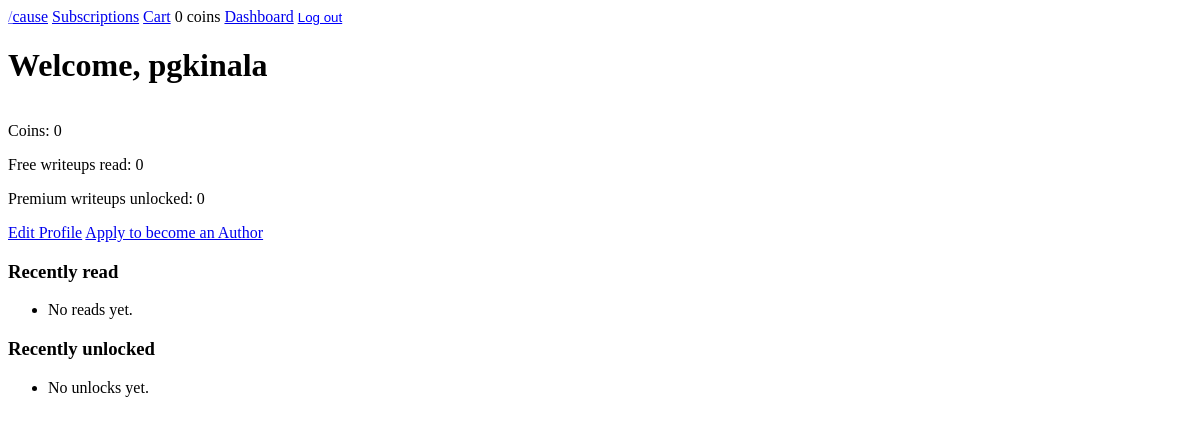
/accounts/dashboard/ (signed in), run on an earlier commit of the app's database.
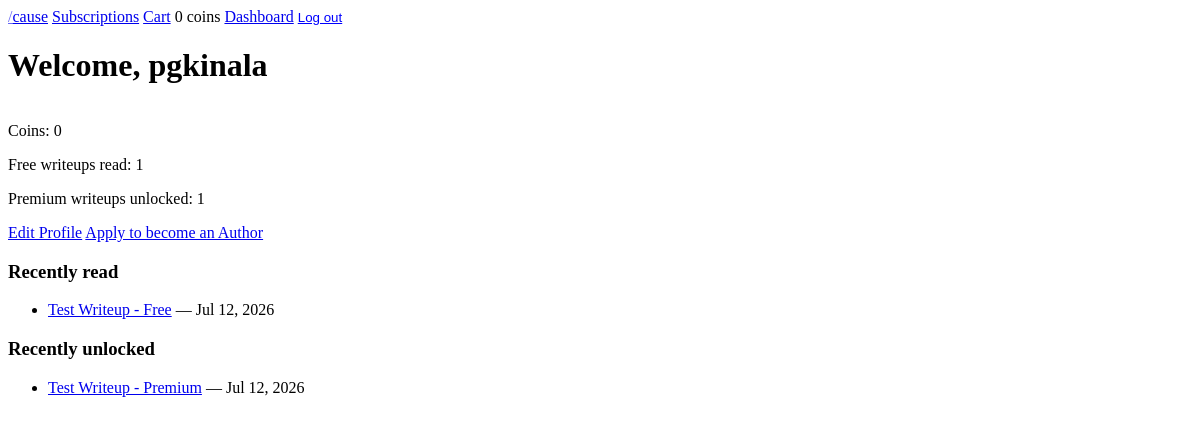
And on a later commit of the database.
### content/models.py (models this page shows, shortened)
class ReadLog(models.Model):
    user = models.ForeignKey(User, on_delete=models.CASCADE)
    writeup = models.ForeignKey(WriteUp, on_delete=models.CASCADE)
    timestamp = models.DateTimeField(auto_now_add=True)
    class Meta:
        unique_together = ('user', 'writeup')

class WriteUp(models.Model):
    title = models.CharField(max_length=200)
    body = models.TextField()
    category = models.ForeignKey(Category, on_delete=models.SET_NULL, null=True)
    author = models.ForeignKey(User, on_delete=models.CASCADE, related_name='writeups')
    is_premium = models.BooleanField(default=False)
    coin_cost = models.IntegerField(default=0)
    created_at = models.DateTimeField(auto_now_add=True)
    class Meta:
        verbose_name_plural = 'WriteUps'

class Unlock(models.Model):
    user = models.ForeignKey(User, on_delete=models.CASCADE)
    writeup = models.ForeignKey(WriteUp, on_delete=models.CASCADE)
    timestamp = models.DateTimeField(auto_now_add=True)
    class Meta:
        unique_together = ('user', 'writeup')

### accounts/views.py (the view)
# urls.py: path('dashboard/', views.dashboard, name='dashboard'),
@login_required
def dashboard(request):
    profile = request.user.profile
    recent_reads = ReadLog.objects.filter(user=request.user).select_related('writeup').order_by('-timestamp')[:5]
    recent_unlocks = Unlock.objects.filter(user=request.user).select_related('writeup').order_by('-timestamp')[:5]
    free_count = ReadLog.objects.filter(user=request.user).count()
    unlocked_count = Unlock.objects.filter(user=request.user).count()
    context = {
        'profile': profile,
        'recent_reads': recent_reads,
        'recent_unlocks': recent_unlocks,
        'free_count': free_count,
        'unlocked_count': unlocked_count,
    }
    if profile.role == 'author':
        return render(request, 'accounts/author_dashboard.html', context)
    return render(request, 'accounts/reader_dashboard.html', context)

### accounts/templates/accounts/reader_dashboard.html (shortened to what this page needs)
{% extends 'base.html' %}
{% block content %}
    <div style="display:flex; gap:16px; align-items:center;">
        <div>
            <h1>Welcome, {{ profile.user.username }}</h1>
        </div>
    </div>
    <p>Coins: {{ profile.coins }}</p>
    <p>Free writeups read: {{ free_count }}</p>
    <p>Premium writeups unlocked: {{ unlocked_count }}</p>
    <a href="{% url 'edit_profile' %}">Edit Profile</a>
    <a href="{% url 'apply_author' %}">Apply to become an Author</a>
    <h3>Recently read</h3>
    <ul>
        {% for r in recent_reads %}
            <li><a href="{% url 'writeup_detail' r.writeup.pk %}">{{ r.writeup.title }}</a> — {{ r.timestamp|date:"M d, Y" }}</li>
        {% empty %}
            <li>No reads yet.</li>
        {% endfor %}
    </ul>
    <h3>Recently unlocked</h3>
    <ul>
        {% for u in recent_unlocks %}
            <li><a href="{% url 'writeup_detail' u.writeup.pk %}">{{ u.writeup.title }}</a> — {{ u.timestamp|date:"M d, Y" }}</li>
        {% empty %}
            <li>No unlocks yet.</li>
        {% endfor %}
    </ul>
{% endblock %}

What changed in the data, as far as the page shows it:
added ReadLog: writeup "Test Writeup - Free", timestamp "Jul 12, 2026"
added Unlock: writeup "Test Writeup - Premium", timestamp "Jul 12, 2026"
Also different on the page:
{{ free_count }}: "0" → "1"
{{ unlocked_count }}: "0" → "1"
text no longer shown: "No reads yet. No unlocks yet."
